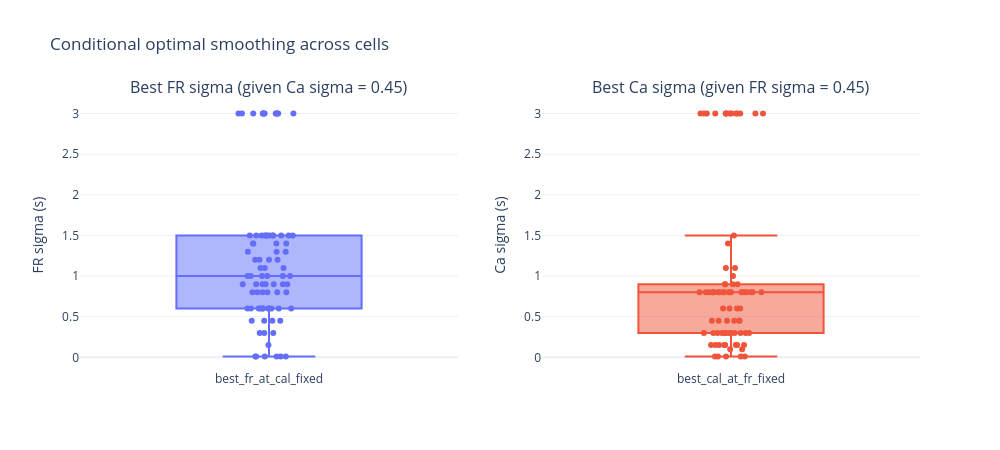

The cell this chart's notebook holds for it:
### Code cell
import numpy as np
import pandas as pd
import plotly.graph_objects as go
from plotly.subplots import make_subplots

df = pd.DataFrame(corr_summary_rows).dropna(subset=["best_fr_at_cal_fixed"])
# ----------------------------
# 2 boxplots in ONE figure (2 subplots)
# left: best FR at fixed Ca
# right: best Ca at fixed FR
# ----------------------------
def plot_conditional_optima_boxplots(df, *, cal_sig_fixed, fr_sig_fixed, title=None):
    """
    df must contain columns:
      - best_fr_at_cal_fixed
      - best_cal_at_fr_fixed
    (optionally) cell_idx, folder, best_r_at_cal_fixed, best_r_at_fr_fixed

    Returns Plotly fig.
    """
    d = df.copy()

    # Keep finite values
    d_fr = d[np.isfinite(d["best_fr_at_cal_fixed"].astype(float))].copy()
    d_cal = d[np.isfinite(d["best_cal_at_fr_fixed"].astype(float))].copy()

    fig = make_subplots(
        rows=1, cols=2,
        subplot_titles=(
            f"Best FR sigma (given Ca sigma = {cal_sig_fixed})",
            f"Best Ca sigma (given FR sigma = {fr_sig_fixed})",
        )
    )

    # Left box: FR
    fig.add_trace(
        go.Box(
            y=d_fr["best_fr_at_cal_fixed"],
            name="best_fr_at_cal_fixed",
            boxpoints="all",   # show all points
            jitter=0.35,
            pointpos=0,
        ),
        row=1, col=1
    )

    # Right box: Ca
    fig.add_trace(
        go.Box(
            y=d_cal["best_cal_at_fr_fixed"],
            name="best_cal_at_fr_fixed",
            boxpoints="all",
            jitter=0.35,
            pointpos=0,
        ),
        row=1, col=2
    )

    fig.update_yaxes(title_text="FR sigma (s)", row=1, col=1)
    fig.update_yaxes(title_text="Ca sigma (s)", row=1, col=2)

    if title is None:
        title = "Conditional optimal smoothing across cells"
    fig.update_layout(
        title=title,
        template="plotly_white",
        height=450,
        width=1000,
        showlegend=False,
    )

    fig.show()
    return fig


# ----------------------------
# Example usage after your loop
# ----------------------------
# df = pd.DataFrame(corr_summary_rows)
# fig = plot_conditional_optima_boxplots(df, cal_sig_fixed=cal_sig, fr_sig_fixed=fr_sig)

import numpy as np
import pandas as pd
import plotly.graph_objects as go
from plotly.subplots import make_subplots

# ----------------------------
# 2 boxplots in ONE figure (2 subplots)
# left: best FR at fixed Ca
# right: best Ca at fixed FR
# ----------------------------
def plot_conditional_optima_boxplots(df, *, cal_sig_fixed, fr_sig_fixed, title=None):
    """
    df must contain columns:
      - best_fr_at_cal_fixed
      - best_cal_at_fr_fixed
    (optionally) cell_idx, folder, best_r_at_cal_fixed, best_r_at_fr_fixed

    Returns Plotly fig.
    """
    d = df.copy()

    # Keep finite values
    d_fr = d[np.isfinite(d["best_fr_at_cal_fixed"].astype(float))].copy()
    d_cal = d[np.isfinite(d["best_cal_at_fr_fixed"].astype(float))].copy()

    fig = make_subplots(
        rows=1, cols=2,
        subplot_titles=(
            f"Best FR sigma (given Ca sigma = {cal_sig_fixed})",
            f"Best Ca sigma (given FR sigma = {fr_sig_fixed})",
        )
    )

    # Left box: FR
    fig.add_trace(
        go.Box(
            y=d_fr["best_fr_at_cal_fixed"],
            name="best_fr_at_cal_fixed",
            boxpoints="all",   # show all points
            jitter=0.35,
            pointpos=0,
        ),
        row=1, col=1
    )

    # Right box: Ca
    fig.add_trace(
        go.Box(
            y=d_cal["best_cal_at_fr_fixed"],
            name="best_cal_at_fr_fixed",
            boxpoints="all",
            jitter=0.35,
            pointpos=0,
        ),
        row=1, col=2
    )

    fig.update_yaxes(title_text="FR sigma (s)", row=1, col=1)
    fig.update_yaxes(title_text="Ca sigma (s)", row=1, col=2)

    if title is None:
        title = "Conditional optimal smoothing across cells"
    fig.update_layout(
        title=title,
        template="plotly_white",
        height=450,
        width=1000,
        showlegend=False,
    )

    fig.show()
    return fig


# ----------------------------
# Example usage after your loop
# ----------------------------
# df = pd.DataFrame(corr_summary_rows)
fig = plot_conditional_optima_boxplots(df, cal_sig_fixed=cal_sig, fr_sig_fixed=fr_sig)
mother_path = r"Z:\Adam-Lab-Shared\Data\Michal_Rubin\data summery\2026"
path_html = os.path.join(mother_path, "conditional_optima_boxplots.html")
# Optional: save
fig.write_html(path_html, include_plotlyjs="cdn")
fig.write_image(os.path.join(mother_path, "conditional_optima_boxplots.svg"))

### Figure 1 — Plotly figure (JSON) as saved in the notebook; plotly's stock layout.template omitted (floating-point values rounded to 4 significant figures)
{"data": [{"boxpoints": "all", "jitter": 0.35, "name": "best_fr_at_cal_fixed", "pointpos": 0, "type": "box", "xaxis": "x", "y": [1.5, 0.45, 0.6, 0.6, 0.8, 0.8, 0.6, 0.6, 1.5, 0.9, 0.9, 1.1, 0.9, 3, 3, 3, 1.5, 1, 0.01, 0.8, 0.3, 0.9, 1.5, 1.2, 1.5, 0.45, 0.6, 0.8, 0.6, 0.45, 1.4, 1.3, 1.4, 1, 1.4, 1.5, 3, 0.01, 1, 3, 1.1, 0.6, 1.3, 3, 0.01, 3, 3, 0.6, 1.2, 3, 0.6, 3, 0.15, 0.3, 1.5, 1.5, 1.5, 1.5, 0.01, 0.9, 0.6, 1, 1, 1, 1.2, 1.5, 0.3, 0.8, 0.8, 0.45, 1.3, 0.01, 0.01, 3, 3, 1.4, 1.2, 1.1, 0.9, 0.9, 0.6, 1.5], "yaxis": "y"}, {"boxpoints": "all", "jitter": 0.35, "name": "best_cal_at_fr_fixed", "pointpos": 0, "type": "box", "xaxis": "x2", "y": [3, 0.3, 0.3, 0.3, 0.3, 0.45, 0.3, 0.15, 0.15, 0.6, 0.9, 0.8, 3, 3, 3, 3, 0.3, 0.1, 0.01, 0.3, 0.15, 0.3, 0.3, 0.15, 0.15, 3, 1.5, 0.6, 3, 0.15, 0.9, 0.8, 1.4, 0.9, 0.9, 0.3, 0.8, 0.01, 0.8, 3, 3, 0.8, 3, 0.8, 0.01, 0.45, 0.8, 0.3, 0.8, 0.8, 0.6, 0.8, 0.1, 0.3, 0.45, 0.8, 1.1, 0.3, 0.01, 0.8, 0.8, 0.8, 1.1, 0.45, 0.45, 1, 0.3, 0.8, 0.8, 0.15, 0.15, 3, 0.01, 0.8, 0.6, 0.8, 3, 0.8, 3, 0.45, 0.8, 3], "yaxis": "y2"}], "layout": {"annotations": [{"font": {"size": 16}, "showarrow": false, "text": "Best FR sigma (given Ca sigma = 0.45)", "x": 0.225, "xanchor": "center", "xref": "paper", "y": 1, "yanchor": "bottom", "yref": "paper"}, {"font": {"size": 16}, "showarrow": false, "text": "Best Ca sigma (given FR sigma = 0.45)", "x": 0.775, "xanchor": "center", "xref": "paper", "y": 1, "yanchor": "bottom", "yref": "paper"}], "height": 450, "showlegend": false, "title": {"text": "Conditional optimal smoothing across cells"}, "width": 1000, "xaxis": {"anchor": "y", "domain": [0, 0.45]}, "xaxis2": {"anchor": "y2", "domain": [0.55, 1]}, "yaxis": {"anchor": "x", "domain": [0, 1], "title": {"text": "FR sigma (s)"}}, "yaxis2": {"anchor": "x2", "domain": [0, 1], "title": {"text": "Ca sigma (s)"}}}}
